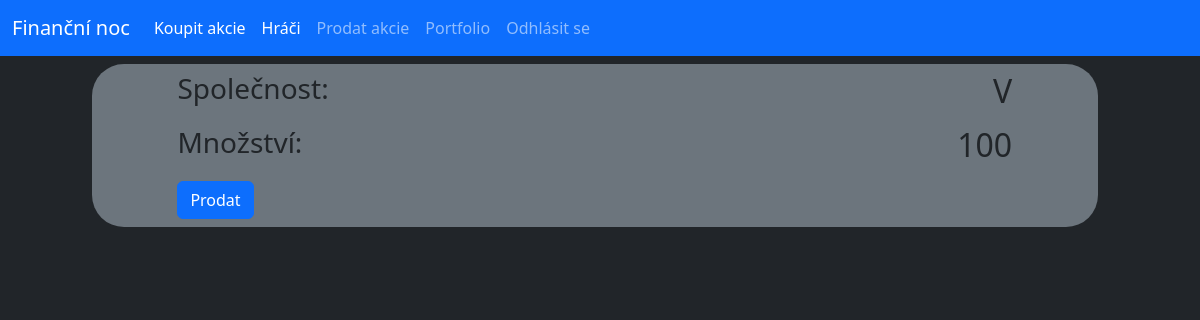
Page /sell (signed in) on the earlier database version.
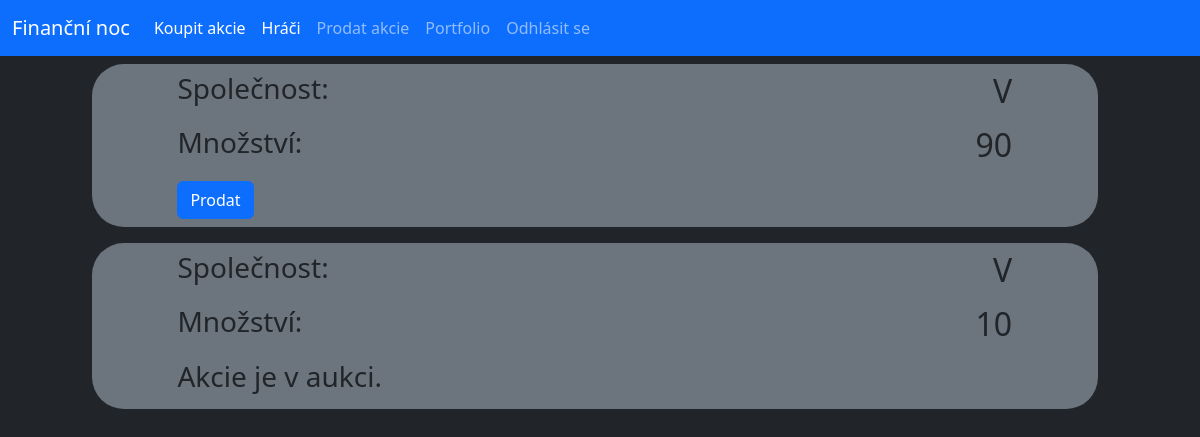
Same page on the later database version.
### database.py (models this page shows, shortened)
class Stock(db.Model):
    _id = db.Column("id", db.Integer, primary_key=True)
    owner = db.Column(db.String(40))
    name = db.Column(db.String(40))
    percentage = db.Column(db.Integer)
    isSelling = db.Column(db.Boolean)
    dividend = db.Column(db.Integer)

### router.py (the view, shortened to what this page needs)
@app.route("/sell", methods=["GET"])
@app.route("/sell/<stock_id>", methods=["GET", "POST"])
def sellStock(stock_id=-1):
    if not "user" in session:
        return redirect(url_for("login"))
    if (request.method == "GET") and (int(stock_id) < 0):
        stocks = Stock.query.filter_by(owner=session["user"]).all()
        return render_template("sell.html", stocks=stocks, logged=True)

### templates/sell.html
{% extends "main.html" %}
{% block content %}
    {% for stock in stocks%}
    <div class="row py-2">
        <div class="col-offset-1 col-11">
            <div class="conteiner offset-1 bg-secondary rounded-5">
                <div class="row py-2">
                    <div class="col-4 offset-1"><h3>Společnost:</h3></div>
                    <div class="col-6"><h2 class="text-end">{{stock.name}}</h2></div>
                </div>
                <div class="row">
                    <div class="col-4 offset-1"><h3>Množství:</h3></div>
                    <div class="col-6"><h2 class="text-end">{{stock.percentage}}</h2></div>
                </div>
                <div class="row py-2">
                    <div class="col-4 offset-1">
                {% if not stock.isSelling %}
                        <button onclick="location.href = '/sell/{{stock._id}}';" class="btn btn-primary">Prodat</button>
                {% else %}
                        <h3>Akcie je v aukci.</h3>
                {% endif %}
                    </div>
                </div>
            </div>
        </div>
    </div>
    {% endfor %}
{% endblock%}

Differences in the rows shown:
changed Stock (number 1 of 2 on the later page): percentage "100" → "90"
added Stock: name "V", percentage "10", isSelling "Akcie je v aukci."
